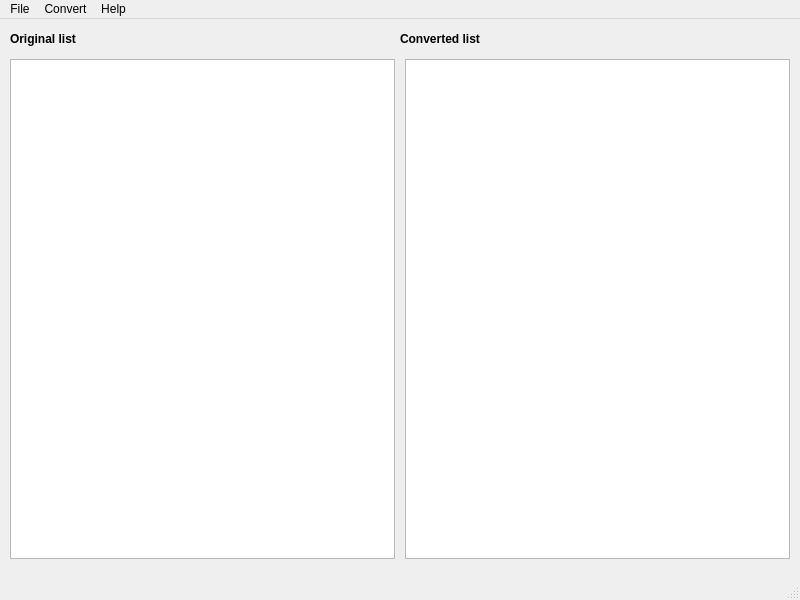
<?xml version="1.0" encoding="UTF-8"?>

<!--Copyright (C) 2022 Aleksandr Migunov

This program is free software; you can redistribute it and/or modify
it under the terms of the GNU General Public License as published by
the Free Software Foundation; either version 3 of the License, or
(at your option) any later version.

This program is distributed in the hope that it will be useful,
but WITHOUT ANY WARRANTY; without even the implied warranty of
MERCHANTABILITY or FITNESS FOR A PARTICULAR PURPOSE.  See the
GNU General Public License for more details.
  
You should have received a copy of the GNU General Public License
along with this program. If not, see <https://www.gnu.org/licenses/>.-->

<ui version="4.0">
 <class>MainWindow</class>
 <widget class="QMainWindow" name="MainWindow">
  <property name="geometry">
   <rect>
    <x>0</x>
    <y>0</y>
    <width>800</width>
    <height>600</height>
   </rect>
  </property>
  <property name="windowTitle">
   <string>Converter in Python with PyQt5</string>
  </property>
  <widget class="QWidget" name="centralwidget">
   <widget class="QLabel" name="label">
    <property name="geometry">
     <rect>
      <x>10</x>
      <y>10</y>
      <width>241</width>
      <height>21</height>
     </rect>
    </property>
    <property name="text">
     <string>&lt;html&gt;&lt;head/&gt;&lt;body&gt;&lt;p&gt;&lt;span style=&quot; font-weight:600;&quot;&gt;Original list&lt;/span&gt;&lt;/p&gt;&lt;/body&gt;&lt;/html&gt;</string>
    </property>
   </widget>
   <widget class="QLabel" name="label_2">
    <property name="geometry">
     <rect>
      <x>400</x>
      <y>10</y>
      <width>201</width>
      <height>21</height>
     </rect>
    </property>
    <property name="text">
     <string>&lt;html&gt;&lt;head/&gt;&lt;body&gt;&lt;p&gt;&lt;span style=&quot; font-weight:600;&quot;&gt;Converted list&lt;/span&gt;&lt;/p&gt;&lt;/body&gt;&lt;/html&gt;</string>
    </property>
   </widget>
   <widget class="QTextEdit" name="textEdit">
    <property name="geometry">
     <rect>
      <x>10</x>
      <y>40</y>
      <width>385</width>
      <height>500</height>
     </rect>
    </property>
   </widget>
   <widget class="QTextEdit" name="textEdit_2">
    <property name="geometry">
     <rect>
      <x>405</x>
      <y>40</y>
      <width>385</width>
      <height>500</height>
     </rect>
    </property>
   </widget>
  </widget>
  <widget class="QMenuBar" name="menubar">
   <property name="geometry">
    <rect>
     <x>0</x>
     <y>0</y>
     <width>800</width>
     <height>27</height>
    </rect>
   </property>
   <widget class="QMenu" name="menuFile">
    <property name="title">
     <string>File</string>
    </property>
    <widget class="QMenu" name="menuNew">
     <property name="title">
      <string>New</string>
     </property>
     <addaction name="actionNew_original"/>
     <addaction name="actionNew_converted"/>
    </widget>
    <widget class="QMenu" name="menuOpen">
     <property name="title">
      <string>Open</string>
     </property>
     <addaction name="actionOpen_original"/>
     <addaction name="actionOpen_converted"/>
    </widget>
    <widget class="QMenu" name="menuSave">
     <property name="title">
      <string>Save</string>
     </property>
     <addaction name="actionSave_original"/>
     <addaction name="actionSave_converted"/>
    </widget>
    <addaction name="menuNew"/>
    <addaction name="menuOpen"/>
    <addaction name="menuSave"/>
    <addaction name="separator"/>
    <addaction name="actionExit"/>
   </widget>
   <widget class="QMenu" name="menuConvert">
    <property name="title">
     <string>Convert</string>
    </property>
    <widget class="QMenu" name="menuTo_Ingush">
     <property name="title">
      <string>To Ingush</string>
     </property>
     <addaction name="actionIngush_with_original"/>
     <addaction name="actionIngush_without_original"/>
    </widget>
    <widget class="QMenu" name="menuTo_Avar">
     <property name="title">
      <string>To Avar</string>
     </property>
     <addaction name="actionAvar_with_original"/>
     <addaction name="actionAvar_without_original"/>
    </widget>
    <widget class="QMenu" name="menuTo_Chechen">
     <property name="title">
      <string>To Chechen</string>
     </property>
     <addaction name="actionChechen_with_original"/>
     <addaction name="actionChechen_without_original"/>
    </widget>
    <addaction name="menuTo_Ingush"/>
    <addaction name="menuTo_Avar"/>
    <addaction name="menuTo_Chechen"/>
   </widget>
   <widget class="QMenu" name="menuHelp">
    <property name="title">
     <string>Help</string>
    </property>
    <addaction name="actionAbout"/>
    <addaction name="actionAbout_Qt"/>
   </widget>
   <addaction name="menuFile"/>
   <addaction name="menuConvert"/>
   <addaction name="menuHelp"/>
  </widget>
  <widget class="QStatusBar" name="statusbar"/>
  <action name="actionExit">
   <property name="text">
    <string>Exit</string>
   </property>
  </action>
  <action name="actionNew_original">
   <property name="text">
    <string>New original</string>
   </property>
  </action>
  <action name="actionNew_converted">
   <property name="text">
    <string>New converted</string>
   </property>
  </action>
  <action name="actionOpen_original">
   <property name="text">
    <string>Open original</string>
   </property>
  </action>
  <action name="actionOpen_converted">
   <property name="text">
    <string>Open converted</string>
   </property>
  </action>
  <action name="actionSave_original">
   <property name="text">
    <string>Save original</string>
   </property>
  </action>
  <action name="actionSave_converted">
   <property name="text">
    <string>Save converted</string>
   </property>
  </action>
  <action name="actionIngush_with_original">
   <property name="text">
    <string>Ingush with original</string>
   </property>
  </action>
  <action name="actionIngush_without_original">
   <property name="text">
    <string>Ingush without original</string>
   </property>
  </action>
  <action name="actionAvar_with_original">
   <property name="text">
    <string>Avar with original</string>
   </property>
  </action>
  <action name="actionAvar_without_original">
   <property name="text">
    <string>Avar without original</string>
   </property>
  </action>
  <action name="actionChechen_with_original">
   <property name="text">
    <string>Chechen with original</string>
   </property>
  </action>
  <action name="actionChechen_without_original">
   <property name="text">
    <string>Chechen without original</string>
   </property>
  </action>
  <action name="actionAbout">
   <property name="text">
    <string>About</string>
   </property>
  </action>
  <action name="actionAbout_Qt">
   <property name="text">
    <string>About Qt</string>
   </property>
  </action>
 </widget>
 <resources/>
 <connections/>
</ui>
